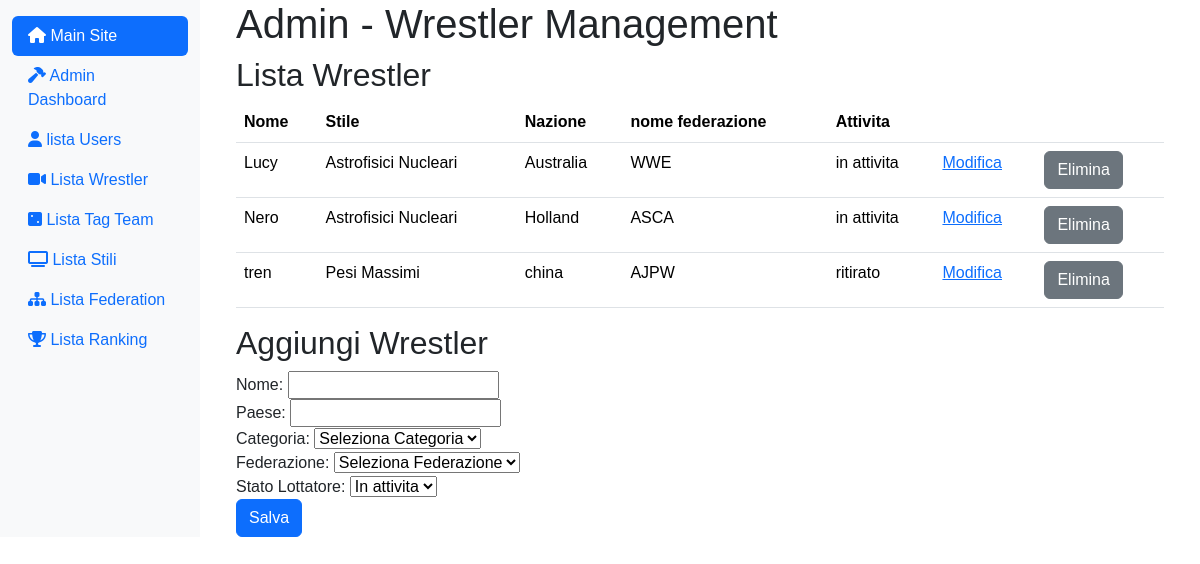
/index.php?page=admin_wrestler (signed in), run on the app's committed database.
### tables this page shows
CREATE TABLE `wrestlers` (
  `id_wrestler` int(11) NOT NULL,
  `name` varchar(200) DEFAULT NULL,
  `country` varchar(200) DEFAULT NULL,
  `category_id` int(11) DEFAULT NULL,
  `federation_id` int(11) DEFAULT NULL,
  `is_active` tinyint(1) DEFAULT 1
);

CREATE TABLE `federations` (
  `id_federation` int(11) NOT NULL,
  `name` varchar(200) DEFAULT NULL,
  `description` text DEFAULT NULL
);

### app/Controllers/WrestlerController.php (called while the page is built, shortened)
<?php
class WrestlerController {
    private $wrestlerDAO;
    public function __construct() {
        $this->wrestlerDAO = new WrestlerDAO();
    }
    public function getAllWrestlers($order = 'name') {
        return $this->wrestlerDAO->getAllWrestlers($order);
    }
}

### app/Core/DB.php (called while the page is built, shortened)
<?php
class DB {
    protected function connect (){
        try {
            $localHost = $_ENV['DB_HOST'];
            $dbname = $_ENV['DB_NAME'];
            $user = $_ENV['DB_USER'];
            $pass = $_ENV['DB_PASS'];
            $conn = new PDO("mysql:host=".$localHost.";dbname=".$dbname.";",$user, $pass);
            return $conn;
        } catch (PDOException $e) {
            echo $e->getMessage() . "<br> Database Connection Error";
            die();
        }
    }
}
?>

### app/DAO/WrestlerDAO.php (called while the page is built, shortened)
<?php
class WrestlerDAO extends DB {
    public function getAllWrestlers($includeInactive = false) {
        $sql = "SELECT w.id_wrestler, w.name, w.country, IFNULL(c.name, 'Pesi Massimi') AS category_name, f.name AS federation_name, w.federation_id, w.is_active
                FROM wrestlers w
                LEFT JOIN categories c ON w.category_id = c.category_id
                LEFT JOIN federations f ON w.federation_id = f.id_federation";
        $stmt = $this->connect()->prepare($sql);
        $stmt->execute();
        return $stmt->fetchAll(PDO::FETCH_ASSOC);
    }
}

### resources/Views/admin/admin_wrestler.php (the view, shortened to what this page needs)
<?php
$wrestlers = $wrestlerController->getAllWrestlers();
?>
<div class="col-md-9 ms-sm-auto col-lg-10 px-md-4">
    <div class="container">
            <h1>Admin - Wrestler Management</h1>
            <div class="row">
                <div class="col-md-12">
                    <h2>Lista Wrestler</h2>
                    <table class="table">
                        <thead>
                            <tr>
                                <th>Nome</th>
                                <th>Stile</th>
                                <th>Nazione</th>
                                <th>nome federazione</th>
                                <th>Attivita</th>
                                <th></th>
                                <th></th>
                            </tr>
                        </thead>
                        <tbody>
                            <?php foreach ($wrestlers as $wrestler): ?>
                                <tr>
                                    <td>
                                        <?php echo htmlspecialchars($wrestler['name']); ?>
                                    </td>
                                    <td>
                                        <?php echo htmlspecialchars($wrestler['category_name']); ?>
                                    </td>
                                    <td>
                                        <?php echo htmlspecialchars($wrestler['country']); ?>
                                    </td>
                                    <td>
                                        <?php
                                            echo (!empty($wrestler['federation_name'])) ? htmlspecialchars($wrestler['federation_name']) : 'Nessuna federazione';
                                        ?>
                                    </td>
                                    <td>
                                        <?php if ($wrestler['is_active'] === 1): ?>
                                            <?php echo 'in attivita'; ?>
                                        <?php else : ?>
                                            <?php echo 'ritirato'; ?>
                                        <?php endif; ?>
                                    </td>
                                    <td>
                                        <a href="index.php?page=admin_edit_wrestler&id_wrestler=<?php echo $wrestler['id_wrestler']; ?>">Modifica</a>
                                    </td>
                                    <td>
                                        <form action="" method="post">
                                            <button class="btn btn-secondary" type="submit" name="delete" onclick="return confirm('Sei sicuro di voler eliminare questo Wrestler?');">Elimina</button>
                                        </form>
                                    </td>
                                </tr>
                            <?php endforeach; ?>
                        </tbody>
                    </table>
                </div>
             </div>
            <div class="row">
                <div class="col-md-12">
                    <h2>Aggiungi Wrestler</h2>
                    <form action="" method="post">
                        <div class="form-group">
                            <label for="name">Nome:</label>
                            <input type="text" name="name" id="name" required>
                        </div>
                        <div class="form-group">
                            <label for="country">Paese:</label>
                            <input type="text" name="country" id="country">
                        </div>
                        <div class="form-group">
                            <label for="category">Categoria:</label>
                            <select name="category_id" id="category">
                                <option value="">Seleziona Categoria</option>
                            </select>
                        </div>
                        <div class="form-group">
                            <label for="federation">Federazione:</label>
                            <select name="federation_id" id="federation">
                                <option value="">Seleziona Federazione</option>
                            </select>
                        </div>
                        <div class="form-group">
                            <label for="is_active">Stato Lottatore:</label>
                            <select name="is_active" id="is_active">
                                <option value="1">In attivita</option>
                            </select>
                        </div>
                        <button type="submit" name="add_wrestler" class="btn btn-primary">Salva</button>
                    </form>
                </div>
            </div>
    </div>
</div>

### data on the page
wrestlers: name "Lucy", category_name "Astrofisici Nucleari", country "Australia", federation.name "WWE", is_active "in attivita"
wrestlers: name "Nero", category_name "Astrofisici Nucleari", country "Holland", federation.name "ASCA", is_active "in attivita"
wrestlers: name "tren", category_name "Pesi Massimi", country "china", federation.name "AJPW", is_active "ritirato"
